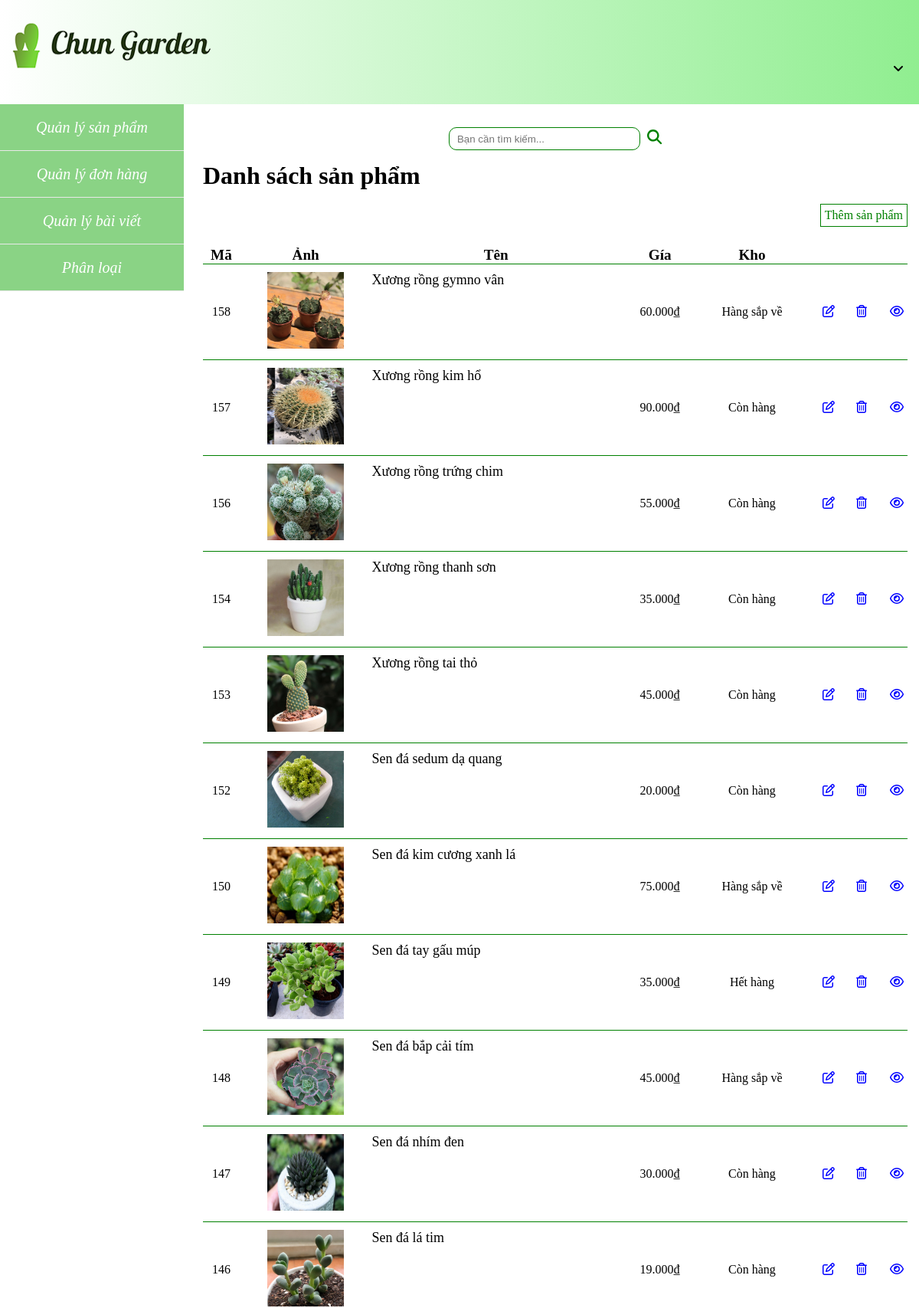
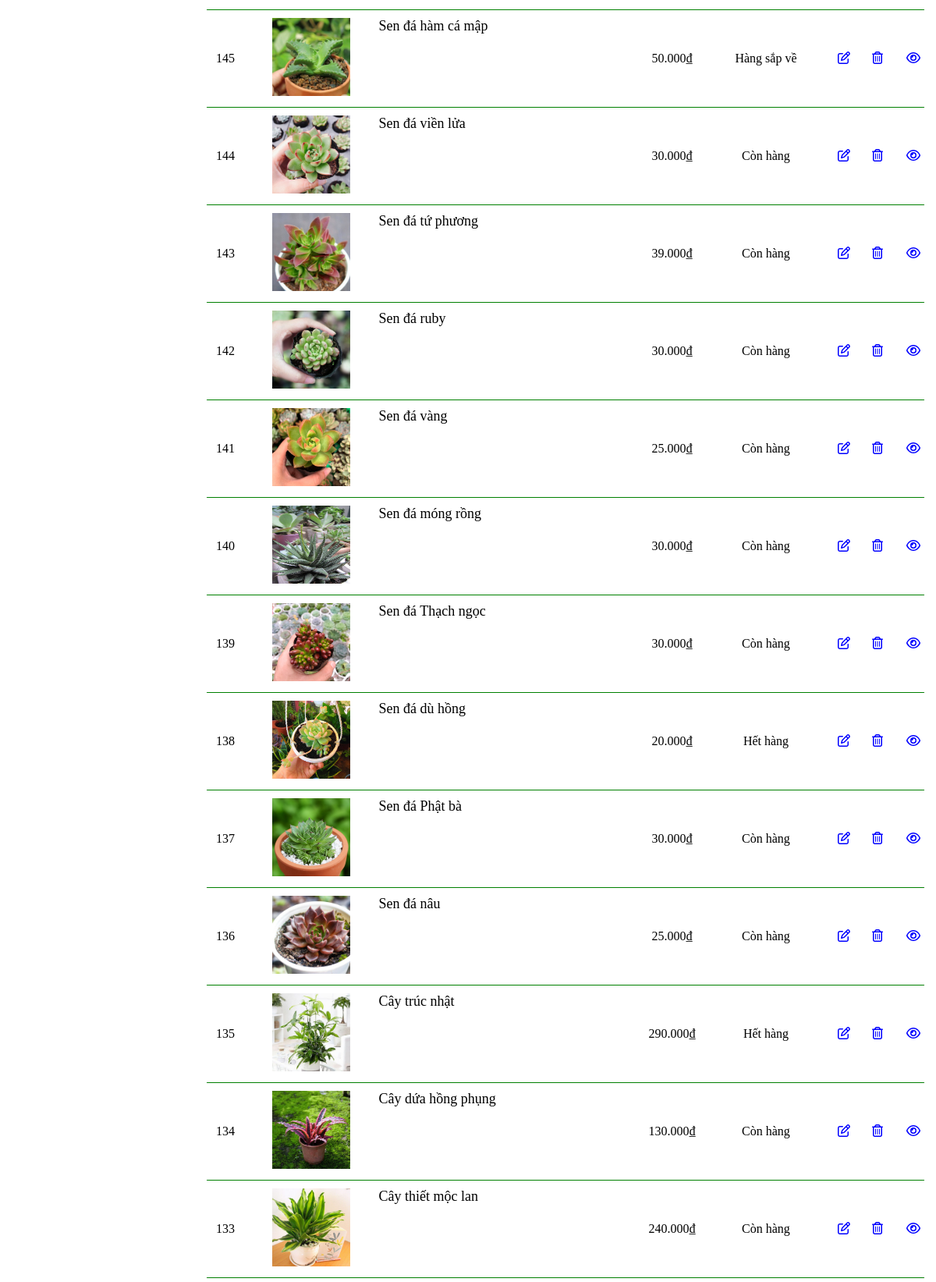
The page /admin/modules/product/list.php (upper part) on the database its author committed (2 pictures, top to bottom).
### tables this page shows
CREATE TABLE `product` (
  `id_Product` int(11) NOT NULL,
  `Name` varchar(50) NOT NULL,
  `Price` float NOT NULL,
  `image` varchar(255) NOT NULL,
  `Description` text NOT NULL,
  `Status` tinyint(1) NOT NULL,
  `id_Categorize` int(11) NOT NULL,
  `view` bigint(20) NOT NULL
);

### admin/modules/product/list.php (the view, shortened to what this page needs)
<?php
$sql="SELECT id_Product, Name, Price,image,Status FROM Product ORDER BY id_Product DESC";
$result = mysqli_query($conn,$sql);
?>
<?php
require_once 'Layout/header.php';
?>
	<div class="search">
		<form class="content_search" >
			<input type="text" name="kw" placeholder="Bạn cần tìm kiếm...">
			<button type="submit" name="btnSearch"><i class="fas fa-search"></i></button>
			</form>
	</div>
<div class="list_product_admin">
<h1>Danh sách sản phẩm</h1>
<br>
<a href="index.php?module=product&action=insert" >Thêm sản phẩm</a>
<br>
<br>
<table>
	<tr>
		<th>Mã</th>
		<th>Ảnh </th>
		<th>Tên</th>
		<th>Gía</th>
		<th>Kho</th>
		<th colspan="2"></th>
		<th></th>
	</tr>
	<tr>
		<?php
			if(mysqli_num_rows($result)==0){
				echo"<tr>
				<th colspan='8'>Danh sach trong</th></tr>";
			}
			else{
				foreach ($result as $row) {
					echo "<tr>";
					$id =$row['id_Product'];
					echo "<td>".$id."</td>";
					echo "<td>";
						$url=$row['image'];
						echo "<img src='$url'>";
					echo "</td>";
					echo "<td id='name'><p>".$row['Name']."</p></td>";
						$price =$row['Price'];
						$pricer=number_format("$price",0,",",".");
					echo "<td>".$pricer."₫</td>";
					echo "<td>";
						$arrStatus = array(0 => 'Hết hàng',1=>'Còn hàng',2=>'Hàng sắp về' );
						$status = $row['Status'];
						echo $arrStatus[$status];
					echo "</td>";
					echo "<td>";
						echo "<a href='index.php?module=product&action=edit&id=$id'><i class='far fa-edit'></i> </a>";
					echo "</td>";
					echo "<td>";
						echo "<a href='index.php?module=product&action=delete&id=$id'> <i class='far fa-trash-alt'></i> </a>";
					echo "</td>";
					echo "<td>";
						echo "<a href='index.php?module=product&action=view_product&id=$id'> <i class='far fa-eye'></i> </a>";
					echo "</td>";
					echo "</tr>";
				}
			}
		?>
	</tr>
</table>
</div>
<?php
require_once 'Layout/footer.php';
?>

### admin/Layout/header.php (style rules this page uses)
* { padding: 0; margin: 0; box-sizing:border-box; border-collapse: collapse; list-style: none; text-decoration: none; }
body { background-color: #A4E2AA; }

### admin/modules/product/list.php (style rules this page uses)
.list_product_admin { padding: 15px; }
.list_product_admin table { width: 100%; margin-top: 20px; text-align: center; border-spacing: 35px; }
.list_product_admin a { color: green; text-decoration: none; border: 1px solid green; padding: 5px; float: right; }
.list_product_admin th { font-size: larger; }
#name { text-align: left; display: inline; }
#name p { font-size: 18px; padding: 10px 0; }
.list_product_admin table tr { margin-top: 10px ; border-bottom: 1px solid green; }
.list_product_admin table,tr,th,td { border-collapse: collapse; }
.list_product_admin td img { width: 100px; height: 100px; margin: 10px 0; }
.list_product_admin table tr td a { color: blue; border :none; }
.content_search input { width: 250px; height: 30px; border:1px solid green; border-radius: 10px; outline: none; padding-left: 10px; }
.content_search button { margin-left: 5px; color: green; border: none; font-size: larger; background: white; }
.search { margin-top: 30px; text-align: center; }

### rows shown on the page
product: id_Product "158", image (picture), Name "Xương rồng gymno vân", Price "60.000", Status "Hàng sắp về"
product: id_Product "157", image (picture), Name "Xương rồng kim hổ", Price "90.000", Status "Còn hàng"
product: id_Product "156", image (picture), Name "Xương rồng trứng chim", Price "55.000", Status "Còn hàng"
product: id_Product "154", image (picture), Name "Xương rồng thanh sơn", Price "35.000", Status "Còn hàng"
product: id_Product "153", image (picture), Name "Xương rồng tai thỏ", Price "45.000", Status "Còn hàng"
product: id_Product "152", image (picture), Name "Sen đá sedum dạ quang", Price "20.000", Status "Còn hàng"
product: id_Product "150", image (picture), Name "Sen đá kim cương xanh lá", Price "75.000", Status "Hàng sắp về"
product: id_Product "149", image (picture), Name "Sen đá tay gấu múp", Price "35.000", Status "Hết hàng"
product: id_Product "148", image (picture), Name "Sen đá bắp cải tím", Price "45.000", Status "Hàng sắp về"
product: id_Product "147", image (picture), Name "Sen đá nhím đen", Price "30.000", Status "Còn hàng"
product: id_Product "146", image (picture), Name "Sen đá lá tim", Price "19.000", Status "Còn hàng"
product: id_Product "145", image (picture), Name "Sen đá hàm cá mập", Price "50.000", Status "Hàng sắp về"
product: id_Product "144", image (picture), Name "Sen đá viền lửa", Price "30.000", Status "Còn hàng"
product: id_Product "143", image (picture), Name "Sen đá tứ phương", Price "39.000", Status "Còn hàng"
product: id_Product "142", image (picture), Name "Sen đá ruby", Price "30.000", Status "Còn hàng"
product: id_Product "141", image (picture), Name "Sen đá vàng", Price "25.000", Status "Còn hàng"
product: id_Product "140", image (picture), Name "Sen đá móng rồng", Price "30.000", Status "Còn hàng"
product: id_Product "139", image (picture), Name "Sen đá Thạch ngọc", Price "30.000", Status "Còn hàng"
product: id_Product "138", image (picture), Name "Sen đá dù hồng", Price "20.000", Status "Hết hàng"
product: id_Product "137", image (picture), Name "Sen đá Phật bà", Price "30.000", Status "Còn hàng"
product: id_Product "136", image (picture), Name "Sen đá nâu", Price "25.000", Status "Còn hàng"
product: id_Product "135", image (picture), Name "Cây trúc nhật", Price "290.000", Status "Hết hàng"
product: id_Product "134", image (picture), Name "Cây dứa hồng phụng", Price "130.000", Status "Còn hàng"
product: id_Product "133", image (picture), Name "Cây thiết mộc lan", Price "240.000", Status "Còn hàng"
